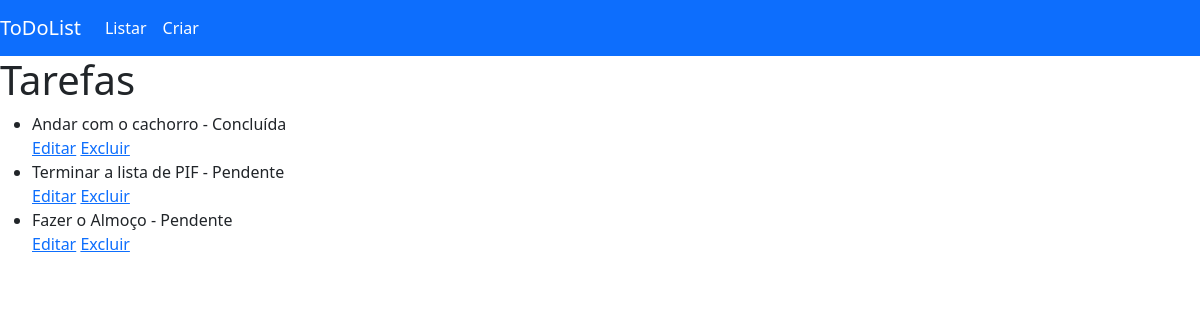
Before: / with the older database file.
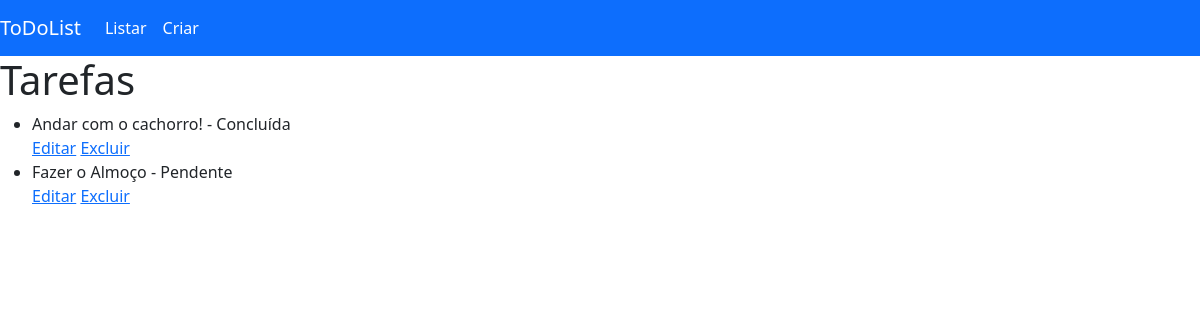
After: the same page with the newer database file.
### tarefas/models.py (models this page shows, shortened)
class Tarefa(models.Model):
    titulo = models.CharField(max_length=200)
    descricao = models.TextField(blank = True, null = True)
    concluido = models.BooleanField(default=False)
    data_criacao = models.DateTimeField(auto_now_add=True)

### tarefas/views.py (the view)
# urls.py: path('', ListarTarefa.as_view(), name = 'listar_tarefas'),
class ListarTarefa(ListView):
    model = Tarefa
    template_name = 'listar_tarefas.html'
    context_object_name = 'tarefas'

### templates/listar_tarefas.html
{% extends 'base.html' %}
{% block content %}
<h1>Tarefas</h1>
<ul>
    {% for tarefa in tarefas %}
        <li>{{ tarefa.titulo }} - {% if tarefa.concluido %}Concluída{% else %}Pendente{% endif %}</li>
        <a href="{% url 'editar_tarefa' tarefa.pk %}">Editar</a>
        <a href="{% url 'deletar_tarefa' tarefa.pk %}">Excluir</a>
    {% empty %}
        <li>Não há tarefas.</li>
    {% endfor %}
</ul>
{% endblock content %}

### templates/base.html (shortened to what this page needs)
<!DOCTYPE html>
<html lang="en">
<head>
    <link href="https://cdn.jsdelivr.net/npm/bootstrap@5.3.3/dist/css/bootstrap.min.css" rel="stylesheet">
</head>
<body>
    <nav class="navbar navbar-expand-lg bg-primary navbar-dark">
        <div class="containerfluid">
            <div class="collapse navbar-collapse" id="navbarNav">
                <span class="navbar-brand mb-0 h1">ToDoList</span>
                <ul class="navbar-nav">
                    <li class="nav-item">
                        <a class="nav-link active" href="{% url 'listar_tarefas' %}">Listar</a>
                    </li>
                    <li class="nav-item">
                        <a class="nav-link active" href="{% url 'criar_tarefa' %}">Criar</a>
                    </li>
                </ul>
            </div>
        </div>
    </nav>
    <main>
        {% block content %}
        {% endblock content %}
    </main>
</body>
</html>

Changed rows visible on the page:
removed Tarefa: titulo "Terminar a lista de PIF", concluido "Pendente"
changed Tarefa: titulo "Andar com o cachorro" → "Andar com o cachorro!"
